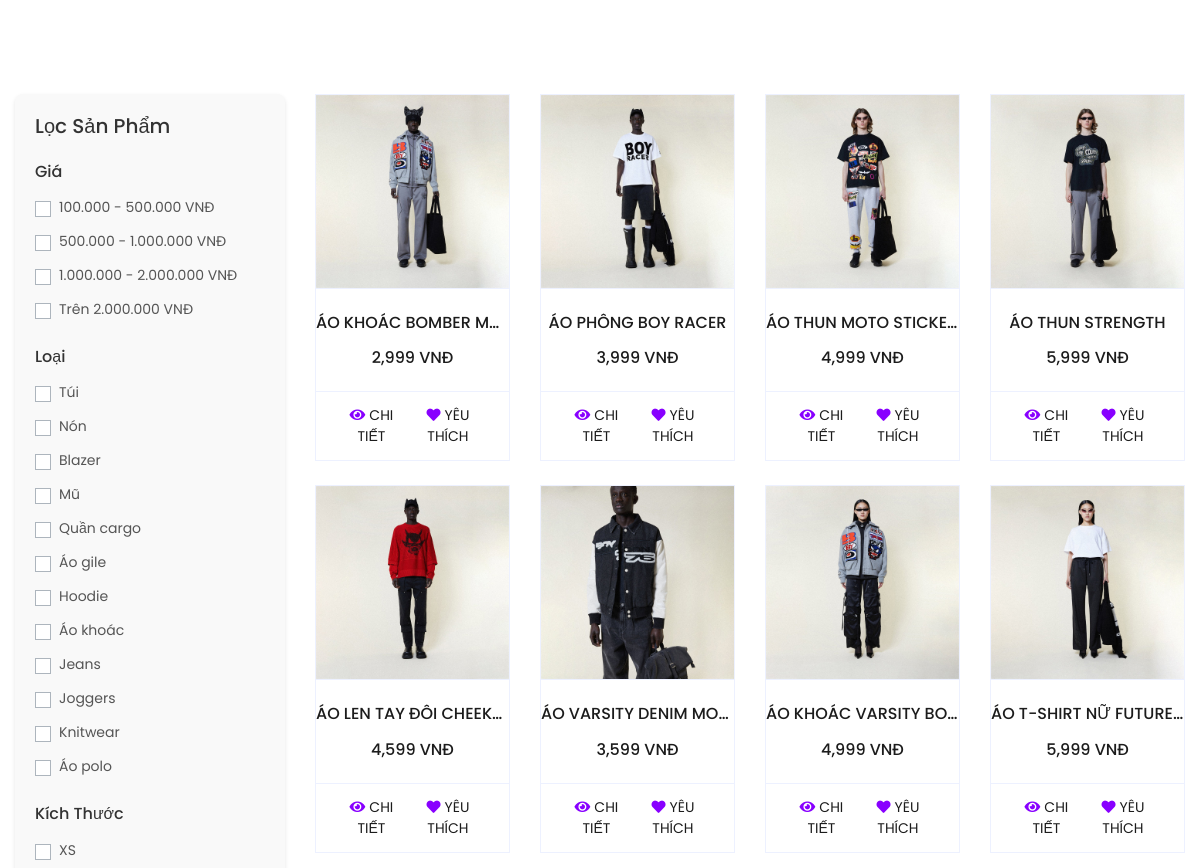
Page /views/shop.php (middle part) on the earlier database version.
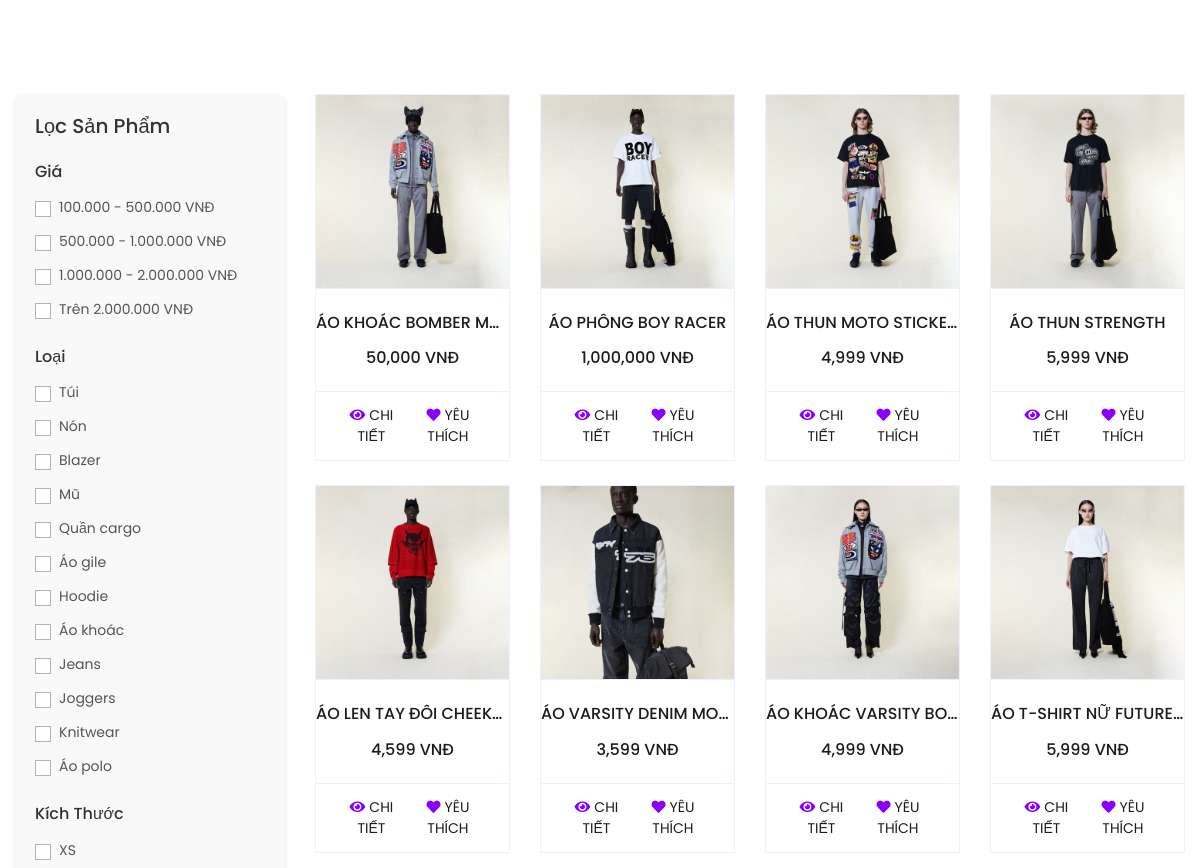
Same page on the later database version.
### tables this page shows
CREATE TABLE `products` (
  `product_id` int NOT NULL,
  `product_name` varchar(255) NOT NULL,
  `price` int NOT NULL,
  `category_id` int DEFAULT NULL,
  `image` varchar(255) DEFAULT NULL,
  `image2` varchar(255) DEFAULT NULL,
  `image3` varchar(255) DEFAULT NULL,
  `description` varchar(255) DEFAULT NULL,
  `type` varchar(50) DEFAULT NULL,
  `size` text
);

### config/Database.php (called while the page is built, shortened)
<?php
class Database {
    private static $servername = "localhost";
    private static $username = "root";
    private static $password = "";
    private static $dbname = "shopthoitrang";
    private static $conn = null;
    public static function getConnection() {
        if (self::$conn === null) {
            self::$conn = new mysqli(self::$servername, self::$username, self::$password, self::$dbname);
        }
        return self::$conn;
    }
    public static function query($sql) {
        $conn = self::getConnection();
        return $conn->query($sql);
    }
}
?>

### views/shop.php (the view, shortened to what this page needs)
<?php
include('../config/Database.php');
$limit = 14;
$page = max(1, (int)($_GET['page'] ?? 1));
$offset = ($page - 1) * $limit;
$conditions = [];
$whereClause = $conditions ? "WHERE " . implode(" AND ", $conditions) : "";
$result = Database::query("SELECT * FROM products $whereClause LIMIT $limit OFFSET $offset");
?>
<!DOCTYPE html>
<html lang="vi">
<head>
    <link href="../css/style.css" rel="stylesheet">
    <link href="https://cdnjs.cloudflare.com/ajax/libs/font-awesome/5.10.0/css/all.min.css" rel="stylesheet">
</head>
<body>
    <div class="container-fluid pt-5">
        <div class="row px-xl-5">
            <div class="col-lg-3 col-md-12 filter-container">
                <?php include '../includes/filter.php'; ?>
            </div>
            <div class="col-lg-9 col-md-12">
                <div class="row">
                    <?php while ($product = $result->fetch_assoc()): ?>
                        <div class="col-lg-3 col-md-4 col-sm-6 mb-4">
                            <div class="card product-item border-0">
                                <div class="card-header product-img position-relative overflow-hidden bg-transparent border p-0">
                                    <?php $imagePath = (substr($product['image'], 0, 4) == 'http') ? $product['image'] : '../assets/img_product/' . $product['image']; ?>
                                    <img class="img-fluid w-100" src="<?= $imagePath ?>" alt="<?= $product['product_name'] ?>">
                                </div>
                                <div class="card-body border-left border-right text-center p-0 pt-4 pb-3">
                                    <h6 class="text-truncate mb-3"><?= $product['product_name'] ?></h6>
                                    <div class="d-flex justify-content-center">
                                        <h6><?= number_format($product['price']) ?> VNĐ</h6>
                                    </div>
                                </div>
                                <div class="card-footer d-flex justify-content-between bg-light border">
                                    <a href="detail.php?id=<?= $product['product_id'] ?>" class="btn btn-sm text-dark p-0">
                                        <i class="fas fa-eye text-primary mr-1"></i>CHI TIẾT
                                    </a>
                                    <form method="POST" action="" class="d-flex align-items-center">
                                        <button type="submit" name="add_to_favorites" class="btn btn-sm text-dark p-0 bg-white">
                                            <i class="fas fa-heart text-primary mr-1"></i>YÊU THÍCH
                                        </button>
                                    </form>
                                </div>
                            </div>
                        </div>
                    <?php endwhile; ?>
                </div>
            </div>
        </div>
    </div>
</body>
</html>

Differences in the rows shown:
changed products "ÁO KHOÁC BOMBER M…": price "2,999" → "50,000"
changed products "ÁO PHÔNG BOY RACER": price "3,999" → "1,000,000"
